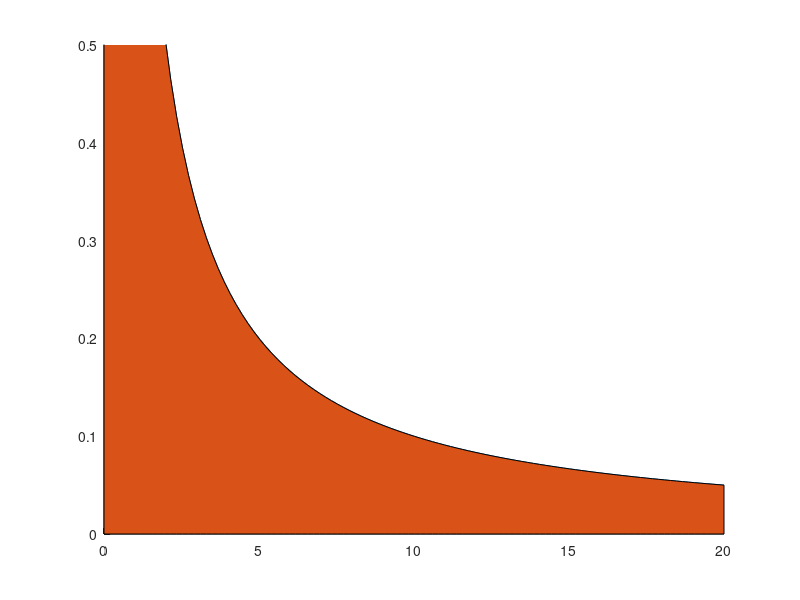

The MATLAB source for this figure:


symbolicTime = linspace(1, 20);

pool = 1;

flux = pool./symbolicTime;
symbolicTime = [0 symbolicTime];
flux = [flux(1) flux];

hold all
plot(symbolicTime, flux)
area(symbolicTime, flux)


ylim([0 0.5])
xlim([0 20])
